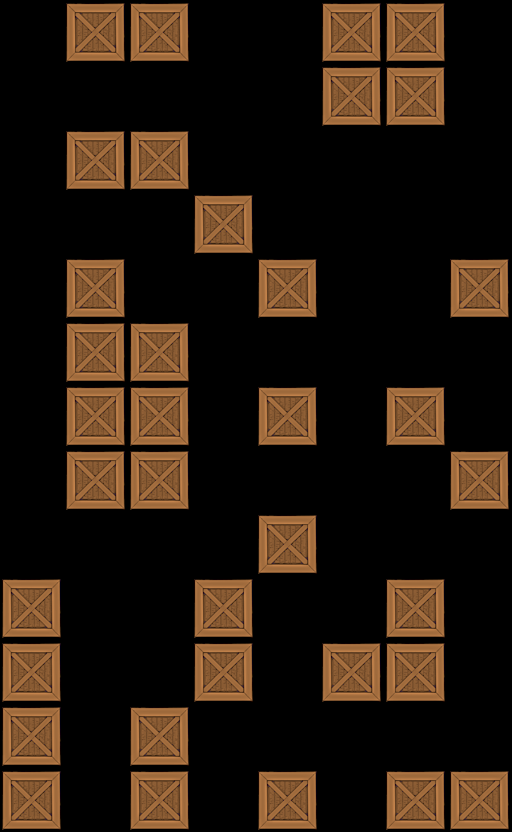

A 2D game scene composited from a Tiled map and its tileset images. What follows is a short description and the map's XML, with each tile layer's data collapsed to a summary:
An orthogonal 8x13 tile map with 64x64 px tiles, 1 tile layer (Tile Layer 1).

<map version="1.0" orientation="orthogonal" width="8" height="13" tilewidth="64" tileheight="64">
 <tileset firstgid="1" name="crate" tilewidth="64" tileheight="64">
  <image source="../../crate3.png" width="64" height="64" />
 </tileset>
 <layer name="Tile Layer 1" width="8" height="13">
  <data>[104 cells, 36 non-empty, 1 distinct tile ids]</data>
 </layer>
</map>
